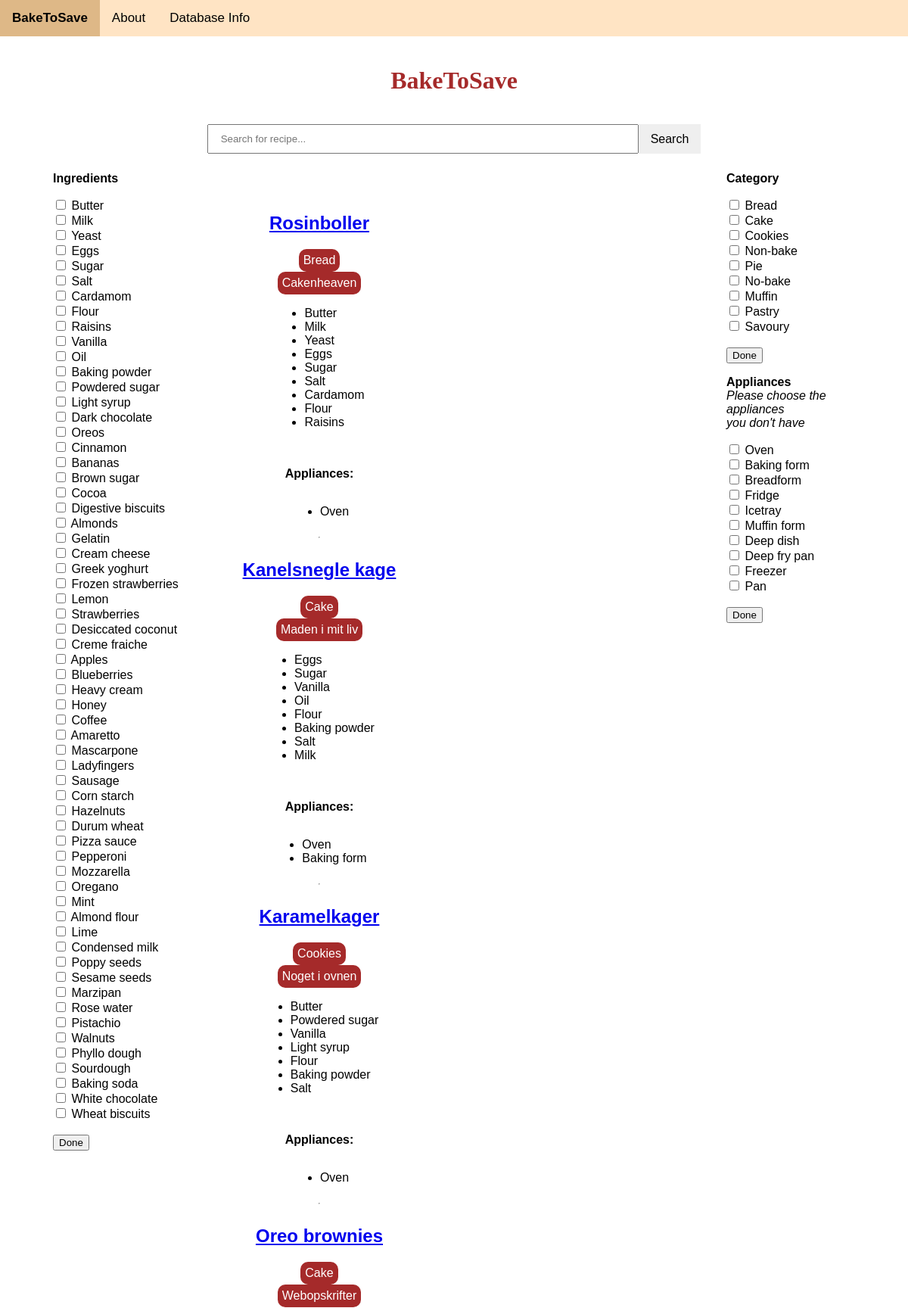
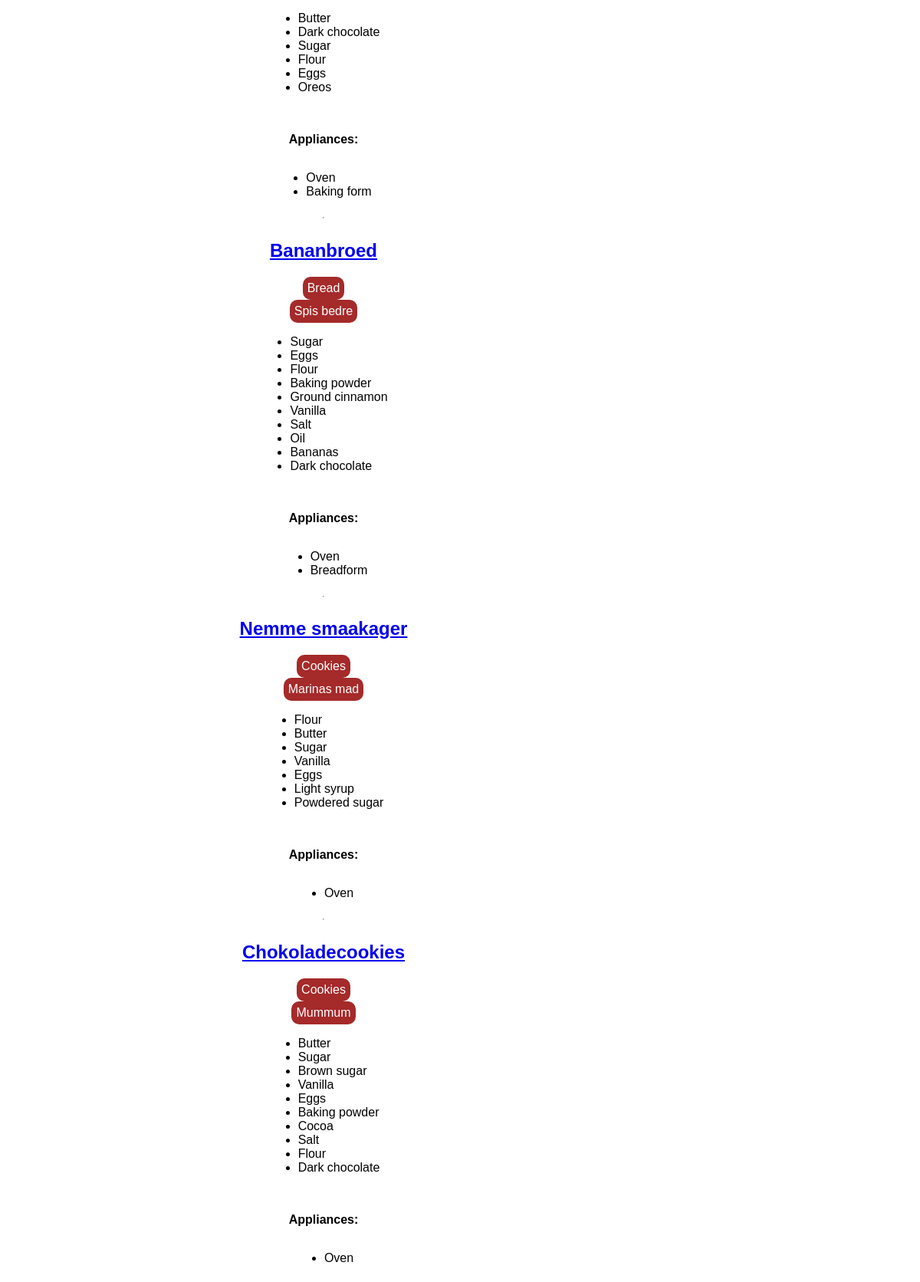
The page / (upper part) on the database its author committed (2 pictures, top to bottom).
### tables this page shows
CREATE TABLE recipes (
    r_id INTEGER PRIMARY KEY,
    name TEXT NOT NULL,
    category TEXT NOT NULL,
    time TIME NOT NULL,
    source TEXT NOT NULL,
    link TEXT NOT NULL,
    ingredients TEXT NOT NULL,
    appliances TEXT NOT NULL
);

### app.py (the view)
@app.route('/')
def index():
    conn = get_db_connection()
    conni = get_dbi_connection()
    conna = get_dba_connection()
    recipes = conn.execute('SELECT * FROM recipes').fetchall()
    ingredients = conni.execute('SELECT * FROM ingredients').fetchall()
    appliances = conna.execute('SELECT * FROM appliances').fetchall()
    categories = conn.execute('SELECT DISTINCT category FROM recipes').fetchall()
    conn.close()
    conni.close()
    conna.close()
    recipes = [dict(recipe) for recipe in recipes]
    recipes = [makelists(recipe) for recipe in recipes]
    return render_template('index.html', recipes=recipes, ingredients=ingredients, appliances=appliances,
                           categories=[category['category'] for category in categories])

### app.py (called while the page is built)
def get_db_connection():
    conn = sqlite3.connect('recipes.db')
    conn.row_factory = sqlite3.Row
    return conn

def get_dbi_connection():
    conn = sqlite3.connect('ingredients.db')
    conn.row_factory = sqlite3.Row
    return conn

def get_dba_connection():
    conn = sqlite3.connect('appliances.db')
    conn.row_factory = sqlite3.Row
    return conn

def makelists(recipe):
    if 'ingredients' in recipe:
        recipe['ingredients'] = recipe['ingredients'].split('/')
    if 'appliances' in recipe:
        recipe['appliances'] = recipe['appliances'].split('/')
    return recipe

### templates/index.html
{% extends 'base.html' %}
{% block content %}
    <h1>{% block title %} BakeToSave {% endblock %}</h1>
    <form action="/search_results">
        <div class="searchbar">
            <input type="text" placeholder="Search for recipe..."name="search">
            <button type="submit">Search</button>
        </div>
    </form>
    <form action="/tick_results">
        <div class="ingredient_boxes">
            <ul>
                <p><b>Ingredients</b></p>
                {% for ingredient in ingredients %}
                    <input type="checkbox" id="{{ ingredient['i_id'] }}" name="ingredients" value="{{ ingredient['name'] }}">
                    <label for="{{ ingredient['i_id'] }}">{{ ingredient['name'] }}</label><br>
                {% endfor %}
                <br>
                <input type="submit" value="Done">
            </ul>
        </div>
        <div class="appliance_boxes">
            <ul>
                <p><b>Category</b></p>
                {% for category in categories %}
                    <input type="checkbox" id="{{ category }}" name="categories" value="{{ category }}">
                    <label for="{{ category }}">{{ category }}</label><br>
                {% endfor %}
                <br>
                <input type="submit" value="Done">
                <p><b>Appliances</b><br>
                <i>Please choose the appliances <br>you don't have</i></p>
                {% for appliance in appliances %}
                    <input type="checkbox" id="{{ appliance['a_id'] }}" name="appliances" value="{{ appliance['name'] }}">
                    <label for="{{ appliance['i_id'] }}">{{ appliance['name'] }}</label><br>
                {% endfor %}
                <br>
                <input type="submit" value="Done">
            </ul>
        </div>
    </form>
    <div class="recipe_list">
        {% for recipe in recipes %}
        <a href=" {{ url_for('recipe', recipe_id=recipe['r_id']) }}" >
            <h2>{{ recipe['name'] }}</h2>
        </a>
        <span class="badge">{{ recipe['category'] }}</span>
        <span class="badge">{{ recipe['source'] }}</span>
        <ul>
            {% for ingredient in recipe['ingredients'] %}
            <li>{{ ingredient }}</li>
            {% endfor %}
        </ul>
        <br>
        <p><b>Appliances:</b></p>
        <ul>
            {% for appliance in recipe['appliances'] %}
            <li>{{ appliance }}</li>
            {% endfor %}
        </ul>
        <hr >
        {% endfor %}
    </div>
{% endblock %}

### static/css/style.css (style rules this page uses)
body { margin: 0; font-family: Arial, Helvetica, sans-serif; }
h1 { color: brown; text-align: center; padding: 10px; font-family: "Georgia", "Garamond", serif; }
.recipe_list { display: flex; justify-content: center; align-items: center; flex-direction: column; width: 60%; margin: 50px; }
.searchbar { display: flex; justify-content: center; align-items: center; flex-direction: row; width: 100%; }
input[type=text] { width: 50%; padding: 10px 16px; margin: 8px 0; box-sizing: border-box; }
button { padding: 10px 16px; box-sizing: border-box; height: 39px; font-size: 16px; line-height: normal; border:none; }
.ingredient_boxes { position:absolute; left:auto; width:250px; }
.appliance_boxes { position:relative; right:auto; float:right; width:250px; }
.badge { border-radius: 10px; padding: 6px; color:#fff; background-color:brown; }

### rows shown on the page
recipes: name "Rosinboller", category "Bread", source "Cakenheaven", ingredient "Butter" "Milk" "Yeast" "Eggs" "Sugar" "Salt" "Cardamom" "Flour" "Raisins", appliances "Oven"
recipes: name "Kanelsnegle kage", category "Cake", source "Maden i mit liv", ingredient "Eggs" "Sugar" "Vanilla" "Oil" "Flour" "Baking powder" "Salt" "Milk", appliance "Oven" "Baking form"
recipes: name "Karamelkager", category "Cookies", source "Noget i ovnen", ingredient "Butter" "Powdered sugar" "Vanilla" "Light syrup" "Flour" "Baking powder" "Salt", appliances "Oven"
recipes: name "Oreo brownies", category "Cake", source "Webopskrifter", ingredient "Butter" "Dark chocolate" "Sugar" "Flour" "Eggs" "Oreos", appliance "Oven" "Baking form"
recipes: name "Bananbroed", category "Bread", source "Spis bedre", ingredient "Sugar" "Eggs" "Flour" "Baking powder" "Ground cinnamon" "Vanilla" "Salt" "Oil" "Bananas" "Dark chocolate", appliance "Oven" "Breadform"
recipes: name "Nemme smaakager", category "Cookies", source "Marinas mad", ingredient "Flour" "Butter" "Sugar" "Vanilla" "Eggs" "Light syrup" "Powdered sugar", appliances "Oven"
recipes: name "Chokoladecookies", category "Cookies", source "Mummum", ingredient "Butter" "Sugar" "Brown sugar" "Vanilla" "Eggs" "Baking powder" "Cocoa" "Salt" "Flour" "Dark chocolate", appliances "Oven"

### other values the page prints
{{ ingredient['name'] }} "Butter" "Milk" "Yeast" "Eggs" "Sugar" "Salt" "Cardamom" "Flour" "Raisins" "Vanilla" "Oil" "Baking powder" "Powdered sugar" "Light syrup" "Dark chocolate" "Oreos" "Cinnamon" "Bananas" "Brown sugar" "Cocoa" "Digestive biscuits" "Almonds" "Gelatin" "Cream cheese" "Greek yoghurt" "Frozen strawberries" "Lemon" "Strawberries" "Desiccated coconut" "Creme fraiche" "Apples" "Blueberries" "Heavy cream" "Honey" "Coffee" "Amaretto" "Mascarpone" "Ladyfingers" "Sausage" "Corn starch" "Hazelnuts" "Durum wheat" "Pizza sauce" "Pepperoni" "Mozzarella" "Oregano" "Mint" "Almond flour" "Lime" "Condensed milk" "Poppy seeds" "Sesame seeds" "Marzipan" "Rose water" "Pistachio" "Walnuts" "Phyllo dough" "Sourdough" "Baking soda" "White chocolate" "Wheat biscuits"
{{ category }} "Bread" "Cake" "Cookies" "Non-bake" "Pie" "No-bake" "Muffin" "Pastry" "Savoury"
{{ appliance['name'] }} "Oven" "Baking form" "Breadform" "Fridge" "Icetray" "Muffin form" "Deep dish" "Deep fry pan" "Freezer" "Pan"
